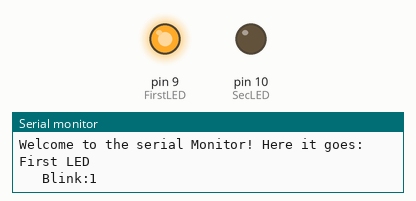
This sketch was run on a simulated Arduino Uno, built with avr-gcc and run on an emulated ATmega328P. On the bench: output pins drawn as LEDs (lit = HIGH), the last lines printed to the serial monitor.

Above: at 0.4 s.
At 4.05 s:
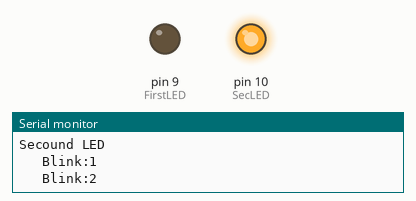
At 7.5 s:
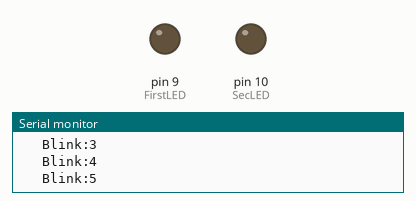
Timing chart, 0 to 10.4 s (numbered marks = the images above):
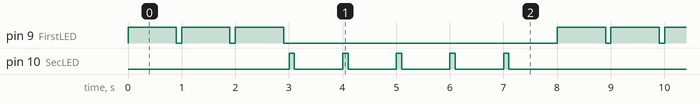

The sketch:

Day5.ino
```cpp
  int FirstLED= 9; //ir led 1
  int SecLED= 10;  //ir led 2
  int TimeOn= 900;  //time on first
  int TimeOff= 100;  //time off first
  int TimeON= 100;  //tome on second one
  int TimeOFF = 900; //time off second one
  int numFirstBlink= 3; //number of time to blink first
  int numSecBlink= 5;  //number of times to blink second
  String firstMessage= "First LED"; //declaring a string variable
  String secondMessage= "Secound LED";

void setup() {

  Serial.begin(115200);
  String wm1= "Welcome to the serial Monitor! " ;
  String wm2= "Here it goes: " ;
  String wm3;  //declare a string variable wm3
  wm3= wm1 +wm2  ; //concatenates the two

  Serial.println(wm3);


  pinMode(FirstLED, OUTPUT);
  pinMode(SecLED, OUTPUT);

}

void loop() {

Serial.println(firstMessage);
  for ( int j=1; j<=numFirstBlink; j=j+1) {  //will make it loop till j is 10, then it pops out
    Serial.print("   Blink:");
    Serial.println(j);
    digitalWrite(FirstLED, HIGH);// first
    delay(TimeOn);
    digitalWrite(FirstLED, LOW);
    delay(TimeOff);
}

Serial.println(" ");
Serial.println(secondMessage);

 for ( int j=1; j<=numSecBlink; j=j+1) {
  Serial.print("   Blink:");
  Serial.println(j);
  digitalWrite(SecLED, HIGH);  //sec
  delay(TimeON);
  digitalWrite(SecLED, LOW);
  delay(TimeOFF);
 }

Serial.println(" ");


}
```

Measured:
- by itself, pin 9 (FirstLED): repeats every 8.0 s: 2 × (LOW 0.10 s, HIGH 0.90 s), LOW 5.1 s, HIGH 0.90 s
- by itself, pin 10 (SecLED): repeats every 8.0 s: 4 × (LOW 0.90 s, HIGH 0.10 s), LOW 3.9 s, HIGH 0.10 s
- by itself, everything shown: repeats every 8.0 s, in 16 steps
